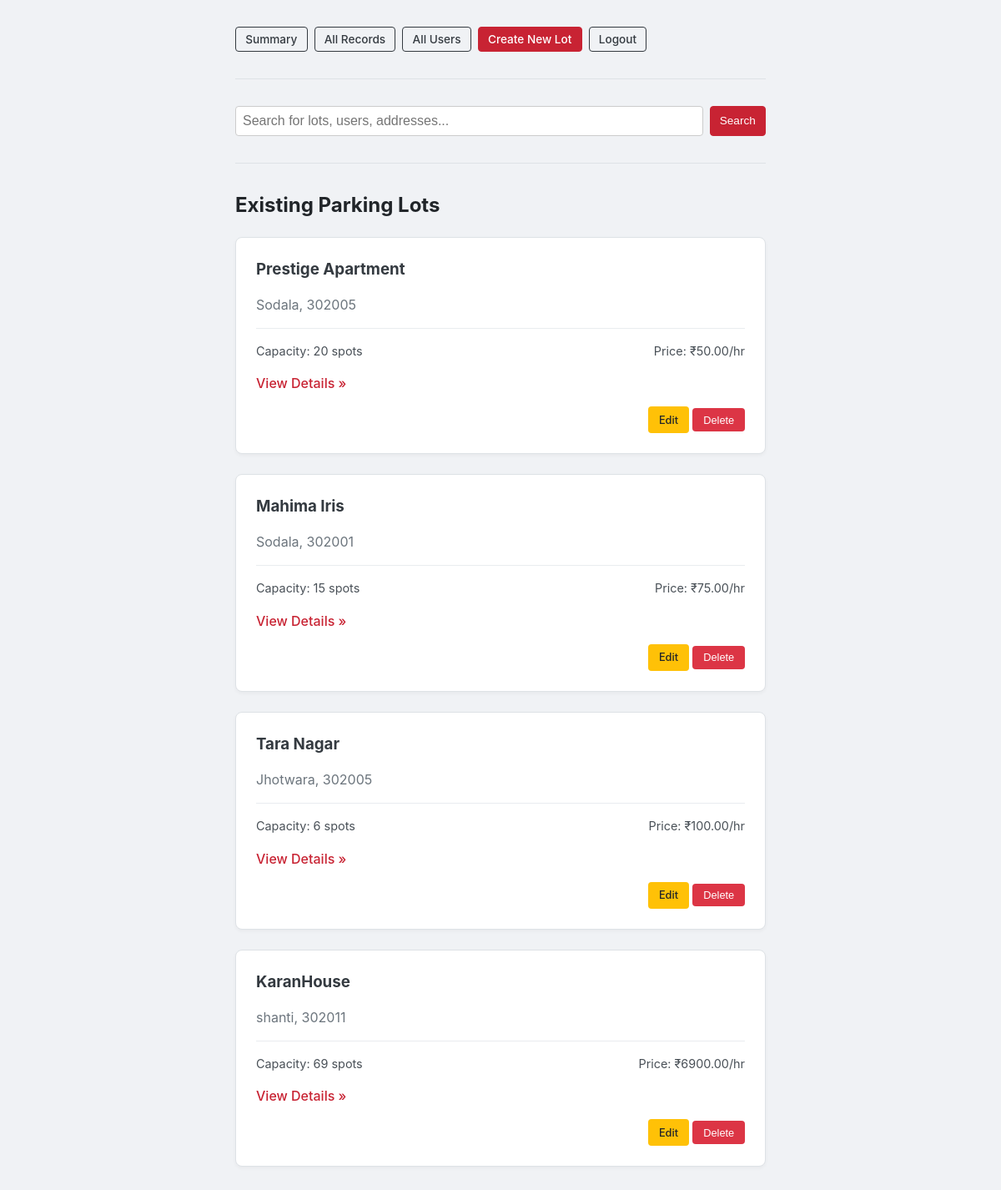
The app's page /admin/dashboard (signed in), older data.
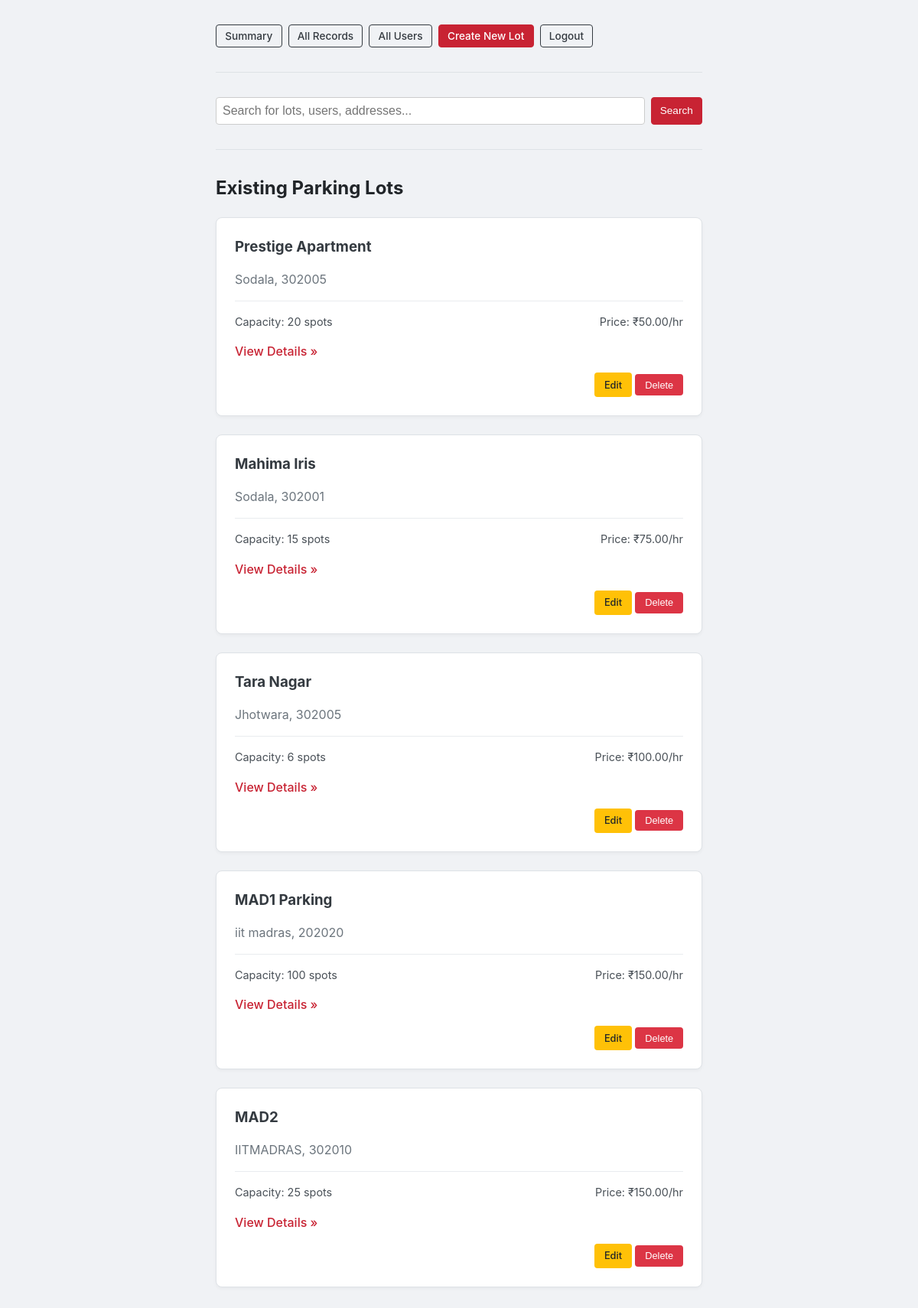
The same page, newer data.
### models/database.py (models this page shows)
class ParkingLot(db.Model):
    __tablename__ = 'parking_lot'
    id = db.Column(db.Integer, primary_key=True)
    name = db.Column(db.String(50), nullable=False)
    address = db.Column(db.String(100), nullable=False)
    pincode = db.Column(db.String(10), nullable=False)
    capacity = db.Column(db.Integer, nullable=False)
    price_per_hour = db.Column(db.Float, nullable=False)
    spots = db.relationship('ParkingSpot', backref='lot', lazy=True, cascade="all, delete-orphan")

### routes/admin_routes.py (the view)
@admin_bp.route('/admin/dashboard')
def admin_dashboard():
    if not session.get('is_admin'):
        flash('You must be an admin to view this page.', 'danger')
        return redirect(url_for('auth.login'))
    lots = ParkingLot.query.all()
    return render_template('admin/admin_dashboard.html', lots=lots)

### templates/admin/admin_dashboard.html (shortened to what this page needs)
{% extends "layout.html" %}
{% block content %}
<div class="dashboard-container">
    <div class="header-actions">
        <a href="{{ url_for('admin.summary_page') }}" class="btn btn-outline btn-sm">Summary</a>
        <a href="{{ url_for('admin.all_records') }}" class="btn btn-outline btn-sm">All Records</a>
        <a href="{{ url_for('admin.view_users') }}" class="btn btn-outline btn-sm">All Users</a>
        <a href="{{ url_for('admin.add_lot_page') }}" class="btn btn-red btn-sm">Create New Lot</a>
        <a href="{{ url_for('auth.logout') }}" class="btn btn-outline btn-sm">Logout</a>
    </div>
    <hr>
<div class="search-container">
    <form action="{{ url_for('admin.search') }}" method="GET" class="search-form">
        <input type="search" name="q" placeholder="Search for lots, users, addresses..." class="search-input" required>
        <button type="submit" class="btn btn-red btn-sm">Search</button>
    </form>
</div>
    <hr>
    <h2>Existing Parking Lots</h2>
    {% if lots %}
        <div class="lot-list">
            {% for lot in lots %}
                <div class="lot-card">
                    <h3>{{ lot.name }}</h3>
                    <p class="lot-meta">{{ lot.address }}, {{ lot.pincode }}</p>
                    <div class="lot-details">
                        <span>Capacity: {{ lot.capacity }} spots</span>
                        <span>Price: ₹{{ "%.2f"|format(lot.price_per_hour) }}/hr</span>
                    </div>
                    <a href="{{ url_for('admin.lot_details', lot_id=lot.id) }}" class="details-link">View Details &raquo;</a>
                     <div class="lot-actions">
                     <a href="{{ url_for('admin.edit_lot', lot_id=lot.id) }}" class="btn-action btn-edit">Edit</a>
                     <form method="POST" action="{{ url_for('admin.delete_lot', lot_id=lot.id) }}" style="display: inline;" onsubmit="return confirm('Are you sure you want to delete this lot?');">
                     <button type="submit" class="btn-action btn-delete">Delete</button>
        </form>
    </div>
                </div>
            {% endfor %}
        </div>
    {% else %}
        <div class="card-placeholder">
            <p>No parking lots have been created yet. Get started by creating one!</p>
        </div>
    {% endif %}
</div>
{% endblock %}

### templates/layout.html (shortened to what this page needs)
<!DOCTYPE html>
<html lang="en">
<head>
    <link rel="stylesheet" href="{{ url_for('static', filename='style.css') }}">
</head>
<body>
    <div class="main-container">
        {% block content %}{% endblock %}
    </div>
</body>
</html>

### Static/style.css (style rules this page uses)
html { box-sizing: border-box; }
*, *:before, *:after { box-sizing: inherit; }
body { margin: 0; font-family: -apple-system, BlinkMacSystemFont, "Segoe UI", Roboto, "Helvetica Neue", Arial, sans-serif; background-color: #f0f2f5; color: #212529; line-height: 1.5; }
.main-container { max-width: 700px; margin: 0 auto; padding: 2rem; }
.btn { display: inline-block; font-weight: 500; text-align: center; cursor: pointer; border: 1px solid transparent; padding: 0.75rem 1.5rem; font-size: 1rem; border-radius: 0.25rem; text-decoration: none; transition: all 0.2s ease-in-out; }
.btn-red { color: #fff; background-color: #c82333; border-color: #c82333; }
.btn-outline { color: #343a40; border-color: #343a40; background-color: transparent; }
.dashboard-container { max-width: 900px; }
hr { margin: 2rem 0; border: 0; border-top: 1px solid #dee2e6; }
.lot-list { display: grid; gap: 1.5rem; }
.lot-card { background-color: #fff; padding: 1.5rem; border-radius: 0.5rem; border: 1px solid #dee2e6; box-shadow: 0 2px 4px rgba(0,0,0,0.04); }
.lot-card h3 { margin-top: 0; margin-bottom: 0.5rem; color: #343a40; }
.lot-card .lot-meta { color: #6c757d; margin-bottom: 1rem; }
.lot-card .lot-details { display: flex; justify-content: space-between; font-size: 0.9rem; color: #495057; border-top: 1px solid #e9ecef; padding-top: 1rem; margin-top: 1rem; }
.lot-card .details-link { display: inline-block; margin-top: 1rem; font-weight: 500; color: #c82333; text-decoration: none; }
.lot-actions { margin-top: 1rem; text-align: right; }
.btn-action { display: inline-block; padding: 0.4rem 0.8rem; font-size: 0.8rem; font-weight: 500; border-radius: 0.25rem; text-decoration: none; border: none; cursor: pointer; }
.btn-edit { background-color: #ffc107; color: #212529; }
.btn-delete { background-color: #dc3545; color: #fff; }
.btn-sm { padding: 0.23rem 0.70rem; font-size: 0.85rem; }
.search-container { margin-bottom: 2rem; }
.search-form { display: flex; gap: 0.5rem; }
.search-input { flex-grow: 1; padding: 0.5rem; border: 1px solid #ccc; border-radius: 0.25rem; font-size: 1rem; }
.header-actions { display: flex; align-items: center; gap: 0.5rem; }

Row changes from the older to the newer data that the page shows:
removed ParkingLot: name "KaranHouse", address "shanti", pincode "302011", capacity "69", price_per_hour "6900.00"
added ParkingLot: name "MAD1 Parking", address "iit madras", pincode "202020", capacity "100", price_per_hour "150.00"
added ParkingLot: name "MAD2", address "IITMADRAS", pincode "302010", capacity "25", price_per_hour "150.00"
